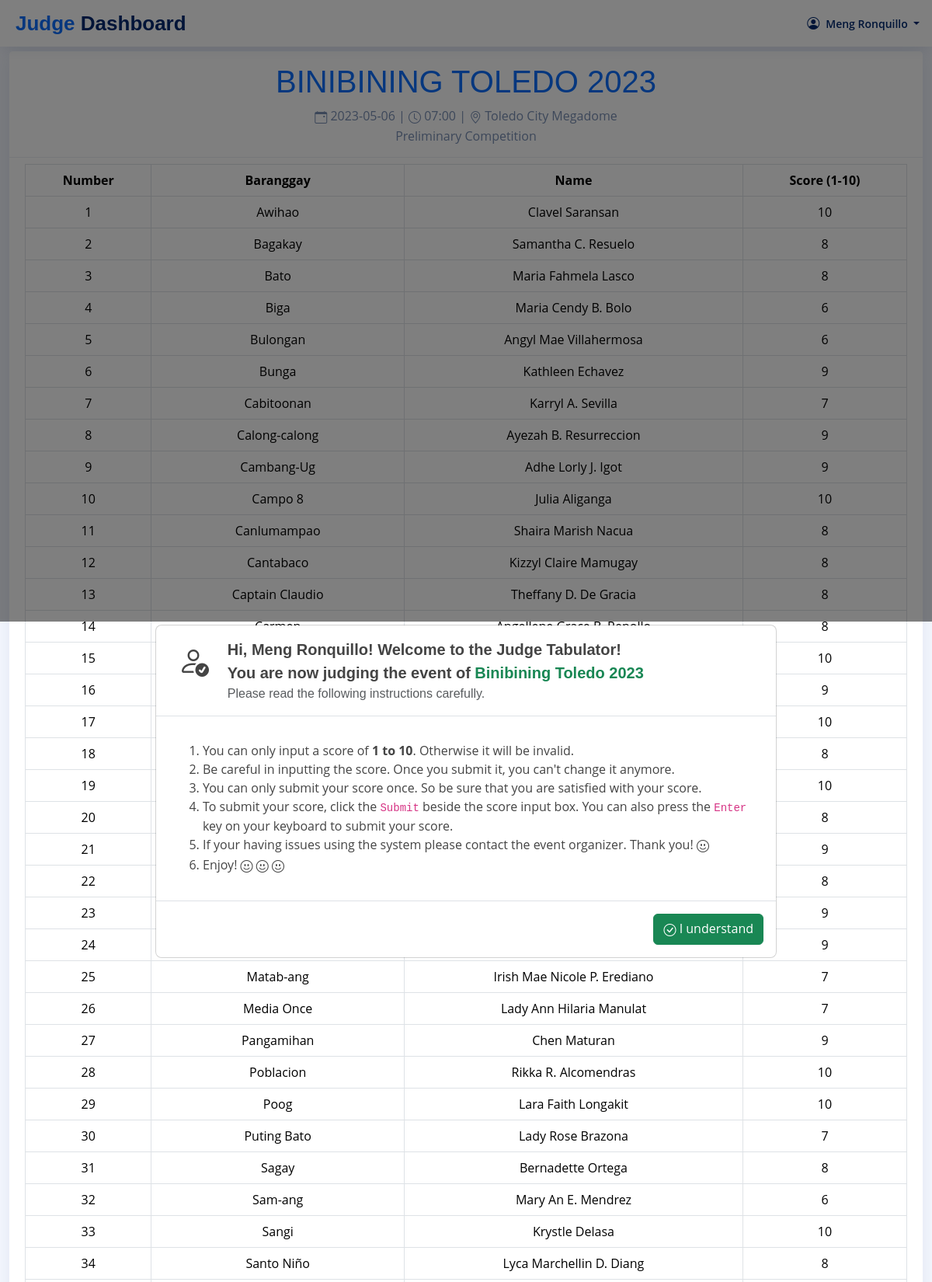
Screenshot of /judge/ (signed in, upper part) with the database file from the repository.
### tables this page shows
CREATE TABLE `judges` (
  `id` int(11) NOT NULL,
  `event_id` int(11) NOT NULL,
  `judge_name` text NOT NULL,
  `judge_gender` text NOT NULL,
  `judge_username` text NOT NULL,
  `judge_password` text NOT NULL
);

CREATE TABLE `events` (
  `id` int(11) NOT NULL,
  `event_name` text NOT NULL,
  `event_description` text DEFAULT NULL,
  `event_date` text NOT NULL,
  `event_time` text NOT NULL,
  `event_venue` text NOT NULL,
  `created_at` datetime NOT NULL DEFAULT current_timestamp(),
  `is_start` text NOT NULL DEFAULT 'false'
);

CREATE TABLE `contestants` (
  `id` int(11) NOT NULL,
  `contestant_number` text NOT NULL,
  `contestant_name` text NOT NULL,
  `contestant_description` text DEFAULT NULL,
  `event_id` int(11) NOT NULL,
  `is_show` text NOT NULL DEFAULT 'false'
);

CREATE TABLE `scores` (
  `id` int(11) NOT NULL,
  `event_id` int(11) NOT NULL,
  `judge_id` int(11) NOT NULL,
  `criteria_id` int(11) NOT NULL,
  `contestant_id` int(11) NOT NULL,
  `score` text NOT NULL
);

### backend/core/Config.php (called while the page is built, shortened)
<?php
class Config{
    private static $config = [
        'mysql' => [
            'host' => 'localhost',
            'username' => 'root',
            'password' => '',
            'db' => 'tabulation_db'
        ],
        'email' => [
            'host' => 'smtp.gmail.com',
            'port' => 587,
            'username' => 'ortegacanillo76@gmail.com',
            'password' => 'password',
            'from' => 'Tabulation System'
        ],
        'website' => [
            'name' => 'Tabulation System',
            'short_name' => 'TS',
            'url' => 'http://localhost/tabulation'
        ],
        'system' => [
            'admin' => 'admin',
            'password' => 'password'
        ],
        'pages' => [
            'dashboard' => 'Dashboard',
            'activities' => 'Activities',
            'activity' => 'Activity',
            'departments' => 'Departments',
            'department' => 'Department',
            'judges' => 'Judges',
            'criterias' => 'Criterias',
            'criteria' => 'Criteria',
            'contestants' => 'Contestants',
            'candidate' => 'Candidate',
            'events' => 'Events',
            'event' => 'Event',
            'score' => 'Score',
            'results' => 'Results',
            'event_edit' => 'Edit Event',
            'start_event' => 'Start Event',
            'start' => 'Start',
            'logout' => 'Logout'
        ],
    ];
    public static function get($path = null){
        if($path){
            $config = self::$config;
            $path = explode('/', $path);
            foreach($path as $bit){
                if(isset($config[$bit])){
                    $config = $config[$bit];
                }
            }
            return $config;
        }
        return false;
    }
}

### backend/core/Database.php (called while the page is built, shortened)
<?php
class Database{
    private static $_instance = null;
    protected $_pdo,
            $_query,
            $_error = false,
            $_results,
            $_count = 0,
            $_lastInsertId = null;
    private function __construct(){
        try{
            $this->_pdo = new PDO('mysql:host='.Config::get('mysql/host').';dbname='.Config::get('mysql/db'), Config::get('mysql/username'), Config::get('mysql/password'));
        }catch(PDOException $e){
            die($e->getMessage());
        }
    }
    public static function getInstance(){
        if(!isset(self::$_instance)){
            self::$_instance = new Database();
        }
        return self::$_instance;
    }
    public function count(){
        return $this->_count;
    }
    public function results(){
        return $this->_results;
    }
    public function first(){
        if($this->count() > 0){
            return $this->results()[0];
        }
    }
    public function query($sql, $params = []){
        if($this->_query = $this->_pdo->prepare($sql)){
            $x = 1;
            if(count($params)){
                foreach($params as $param){
                    $this->_query->bindValue($x, $param);
                    $x++;
                }
            }
            if($this->_query->execute()){
                $this->_results = $this->_query->fetchAll(PDO::FETCH_OBJ);
                $this->_count = $this->_query->rowCount();
            }else{
                $this->_error = true;
            }
        }
        return $this;
    }
}

### backend/core/Session.php (called while the page is built, shortened)
<?php
class Session{
    public static function get($name){
        if(isset($_SESSION[$name])){
            return $_SESSION[$name];
        }else{
            return false;
        }
    }
}

### backend/core/Model.php (called while the page is built, shortened)
<?php
class Model {
    protected $db, $table;
    public function __construct($table) {
        $this->db = Database::getInstance();
        $this->table = $table;
    }
    public function find($id) {
        return $this->db->query("SELECT * FROM {$this->table} WHERE id = ?", [$id])->first();
    }
    public function findBy($field, $value) {
        return $this->db->query("SELECT * FROM {$this->table} WHERE {$field} = ?", [$value])->results();
    }
}

### backend/core/Input.php (called while the page is built, shortened)
<?php
class Input{
    public static function get($item){
        return '';
    }
}

### backend/model/Score.php (called while the page is built, shortened)
<?php
class Score extends Model{
    public function GetContestantScore($event_id, $contestant_id){
        $scores = $this->findBy('event_id', $event_id);
        $judge = new Judge();
        $cri = new Criteria();
        $criteria = $cri->findBy('is_show', 'true')[0];
        foreach($scores as $s){
            if($s->contestant_id == $contestant_id && $s->criteria_id == $criteria->id && $s->judge_id == $judge->getJudgeId()){
                return $s;
            }
        }
    }
}

### backend/model/Judge.php (called while the page is built, shortened)
<?php
class Judge extends Model{
    public function getJudgeId(){
        return Session::get('judge_id');
    }
}

### judge/pages/dashboard.php (the view, shortened to what this page needs)
<section class="section dashboard">
    <div class="row">
        <div class="col-lg-12">
            <div class="row">
                <div class="col-xxl-12 col-md-12">
                    <div class="card info-card revenue-card text-center">
                        <div class="card-header">
                            <h1 class="h1 display-6 text-primary text-uppercase">
                                <?= $e->event_name; ?>
                            </h1>
                            <p class="card-text">
                                <i class="bi bi-calendar-event"></i>
                                <?= $e->event_date; ?> |
                                <i class="bi bi-clock"></i>
                                <?= $e->event_time; ?> |
                                <i class="bi bi-geo-alt"></i>
                                <?= $e->event_venue; ?>
                                <br>
                                <?= $e->event_description; ?>
                            </p>
                        </div>
                        <div class="card-body">
                            <div class="table-responsive">
                                <table class="table table-hover table-bordered" id="j-contestants-table"
                                    style="width: 100%;">
                                    <thead>
                                        <tr>
                                            <th scope="col" class="text-center">Number</th>
                                            <th scope="col" class="text-center">Baranggay</th>
                                            <th scope="col" class="text-center">Name</th>
                                            <th scope="col" class="text-center">Score (1-10)</th>
                                        </tr>
                                    </thead>
                                    <tbody>
                                        <?php
                                        $contestant = new Contestant();
                                        $contestants = $contestant->findBy('event_id', $e->id);
                                        foreach($contestants as $con) : ?>
                                        <tr>
                                            <td class="text-center"><?= $con->contestant_number; ?></td>
                                            <td class="text-center"><?= $con->contestant_description; ?></td>
                                            <td class="text-center"><?= $con->contestant_name; ?></td>
                                            <td class="text-center">
                                                <?php
                                                $score = new Score();
                                                $scores = $score->GetContestantScore($e->id, $con->id);
                                                if($scores){
                                                    echo $scores->score;
                                                } ?>
                                            </td>
                                        </tr>
                                        <?php endforeach; ?>
                                    </tbody>
                                </table>
                            </div>
                        </div>
                    </div>
                </div>
            </div>
        </div>
    </div>
</section>

### judge/index.php (shortened to what this page needs)
<?php
$page = (Input::get('page')) ? Input::get('page') : 'dashboard';
$title = ucwords(str_replace('_', ' ', $page));
$judge = new Judge();
$j = $judge->find(Session::get('judge_id'));
$event = new Event();
$e = $event->find($j->event_id);
?>
<!DOCTYPE html>
<html lang="en">
<head>
    <link rel="stylesheet" href="../node_modules/bootstrap/dist/css/bootstrap.min.css">
    <link rel="stylesheet" href="../node_modules/bootstrap-icons/font/bootstrap-icons.min.css">
    <link rel="stylesheet" href="../node_modules/toastr/build/toastr.min.css">
    <link rel="stylesheet" href="../node_modules/sweetalert2/dist/sweetalert2.min.css">
    <link rel="stylesheet" href="./css/judge.css">
    <link rel="stylesheet" href="./css/style.css">
</head>
<body>
    <header id="header" class="header fixed-top d-flex align-items-center">
        <div class="d-flex align-items-center justify-content-between">
            <a href="index.html" class="logo d-flex align-items-center">
                <span class="d-none d-lg-block">
                    <span class="text-primary">Judge</span> Dashboard
                </span>
            </a>
        </div>
        <nav class="header-nav ms-auto">
            <ul class="d-flex align-items-center">
                <li class="nav-item dropdown pe-3">
                    <a class="nav-link nav-profile d-flex align-items-center pe-0" href="#" data-bs-toggle="dropdown">
                        <i class="bi bi-person-circle"></i>
                        <span class="d-none d-md-block dropdown-toggle ps-2">
                            <?= $j->judge_name; ?>
                        </span>
                    </a>
                </li>
            </ul>
        </nav>
    </header>
    <main class="container-fluid main">
        <div class="pagetitle">
            <h1>
            </h1>
            <nav>
                <ol class="breadcrumb">
                    <li class="breadcrumb-item"><a href="?page=dashboard">Home</a></li>
                    <li class="breadcrumb-item active"><?= $title; ?></li>
                </ol>
            </nav>
        </div>
        <?php
            if(file_exists('./pages/' . $page . '.php')){
                require('./pages/' . $page . '.php');
            }else{
                echo '<h1>404</h1>';
            }
        ?>
    </main>
    <div class="modal fade" id="notice-modal" data-bs-backdrop="static" tabindex="-1" role="dialog"
        aria-labelledby="scrollableModalTitle" aria-hidden="true">
        <div class="modal-dialog modal-dialog-centered modal-lg modal-dialog-scrollable" role="document">
            <div class="modal-content">
                <div class="modal-header">
                    <div class="container">
                        <div class="row">
                            <div class="col-1">
                                <i class="bi bi-person-check fs-1"></i>
                            </div>
                            <div class="col-11">
                                <h5 class="modal-title fw-bold" id="scrollableModalTitle">
                                    Hi, <?= $j->judge_name; ?>! Welcome to the Judge Tabulator!
                                    <br>
                                    You are now judging the event of <span
                                        class="text-success"><?= $e->event_name; ?></span>
                                    <p class="text-muted mb-0 fs-6 fw-normal">
                                        Please read the following instructions carefully.
                                    </p>
                                </h5>
                            </div>
                        </div>
                    </div>
                </div>
                <div class="modal-body">
                    <div class="jumbotron container">
                        <p class="lead fs-6 fw-normal">
                            <ol>
                                <li>
                                    You can only input a score of <strong>1 to 10</strong>. Otherwise it will be
                                    invalid.
                                </li>
                                <li>
                                    Be careful in inputting the score. Once you submit it, you can't change it anymore.
                                </li>
                                <li>
                                    You can only submit your score once. So be sure that you are satisfied with your
                                    score.
                                </li>
                                <li>
                                    To submit your score, click the <code>Submit</code> beside the score input box.
                                    You can also press the <code>Enter</code> key on your keyboard to submit your score.
                                </li>
                                <li>
                                    If your having issues using the system please contact the event organizer. Thank
                                    you! <i class="bi bi-emoji-smile"></i>
                                </li>
                                <li>
                                    Enjoy! <i class="bi bi-emoji-smile"></i> <i class="bi bi-emoji-smile"></i> <i
                                        class="bi bi-emoji-smile"></i>
                                </li>
                            </ol>
                        </p>
                    </div>
                </div>
                <div class="modal-footer">
                    <button type="button" class="btn btn-success" data-bs-dismiss="modal">
                        <i class="bi bi-check-circle"></i>
                        I understand
                    </button>
                </div>
            </div>
        </div>
    </div>
</body>
</html>

### rows the page displays
judges: judge_name "Meng Ronquillo"
events: event_name "BINIBINING TOLEDO 2023", event_date "2023-05-06", event_time "07:00", event_venue "Toledo City Megadome", event_description "Preliminary Competition", event_name "Binibining Toledo 2023"
contestants: contestant_number "1", contestant_description "Awihao", contestant_name "Clavel Saransan", scores.score "10"
contestants: contestant_number "2", contestant_description "Bagakay", contestant_name "Samantha C. Resuelo", scores.score "8"
contestants: contestant_number "3", contestant_description "Bato", contestant_name "Maria Fahmela Lasco", scores.score "8"
contestants: contestant_number "4", contestant_description "Biga", contestant_name "Maria Cendy B. Bolo", score "6"
contestants: contestant_number "5", contestant_description "Bulongan", contestant_name "Angyl Mae Villahermosa", score "6"
contestants: contestant_number "6", contestant_description "Bunga", contestant_name "Kathleen Echavez", score "9"
contestants: contestant_number "7", contestant_description "Cabitoonan", contestant_name "Karryl A. Sevilla"
scores: score "7"
contestants: contestant_number "8", contestant_description "Calong-calong", contestant_name "Ayezah B. Resurreccion"
scores: score "9"
contestants: contestant_number "9", contestant_description "Cambang-Ug", contestant_name "Adhe Lorly J. Igot"
scores: score "9"
contestants: contestant_number "10", contestant_description "Campo 8", contestant_name "Julia Aliganga", score "10"
contestants: contestant_number "11", contestant_description "Canlumampao", contestant_name "Shaira Marish Nacua", score "8"
contestants: contestant_number "12", contestant_description "Cantabaco", contestant_name "Kizzyl Claire Mamugay", score "8"
contestants: contestant_number "13", contestant_description "Captain Claudio", contestant_name "Theffany D. De Gracia"
scores: score "8"
contestants: contestant_number "14", score "8"
contestants: contestant_number "15"
scores: score "10"
contestants: contestant_number "16", score "9"
contestants: contestant_number "17", score "10"
contestants: contestant_number "18", score "8"
contestants: contestant_number "19", score "10"
contestants: contestant_number "20", score "8"
contestants: contestant_number "21"
scores: score "9"
contestants: contestant_number "22", score "8"
contestants: contestant_number "23", score "9"
contestants: contestant_number "24", score "9"
contestants: contestant_number "25", contestant_description "Matab-ang", contestant_name "Irish Mae Nicole P. Erediano", score "7"
contestants: contestant_number "26", contestant_description "Media Once", contestant_name "Lady Ann Hilaria Manulat", score "7"
contestants: contestant_number "27", contestant_description "Pangamihan", contestant_name "Chen Maturan", score "9"
contestants: contestant_number "28", contestant_description "Poblacion", contestant_name "Rikka R. Alcomendras", score "10"
contestants: contestant_number "29", contestant_description "Poog", contestant_name "Lara Faith Longakit", score "10"
contestants: contestant_number "30", contestant_description "Puting Bato", contestant_name "Lady Rose Brazona", score "7"
contestants: contestant_number "31", contestant_description "Sagay", contestant_name "Bernadette Ortega", score "8"
contestants: contestant_number "32", contestant_description "Sam-ang", contestant_name "Mary An E. Mendrez", score "6"
contestants: contestant_number "33", contestant_description "Sangi", contestant_name "Krystle Delasa", score "10"
contestants: contestant_number "34", contestant_description "Santo Niño", contestant_name "Lyca Marchellin D. Diang", score "8"
